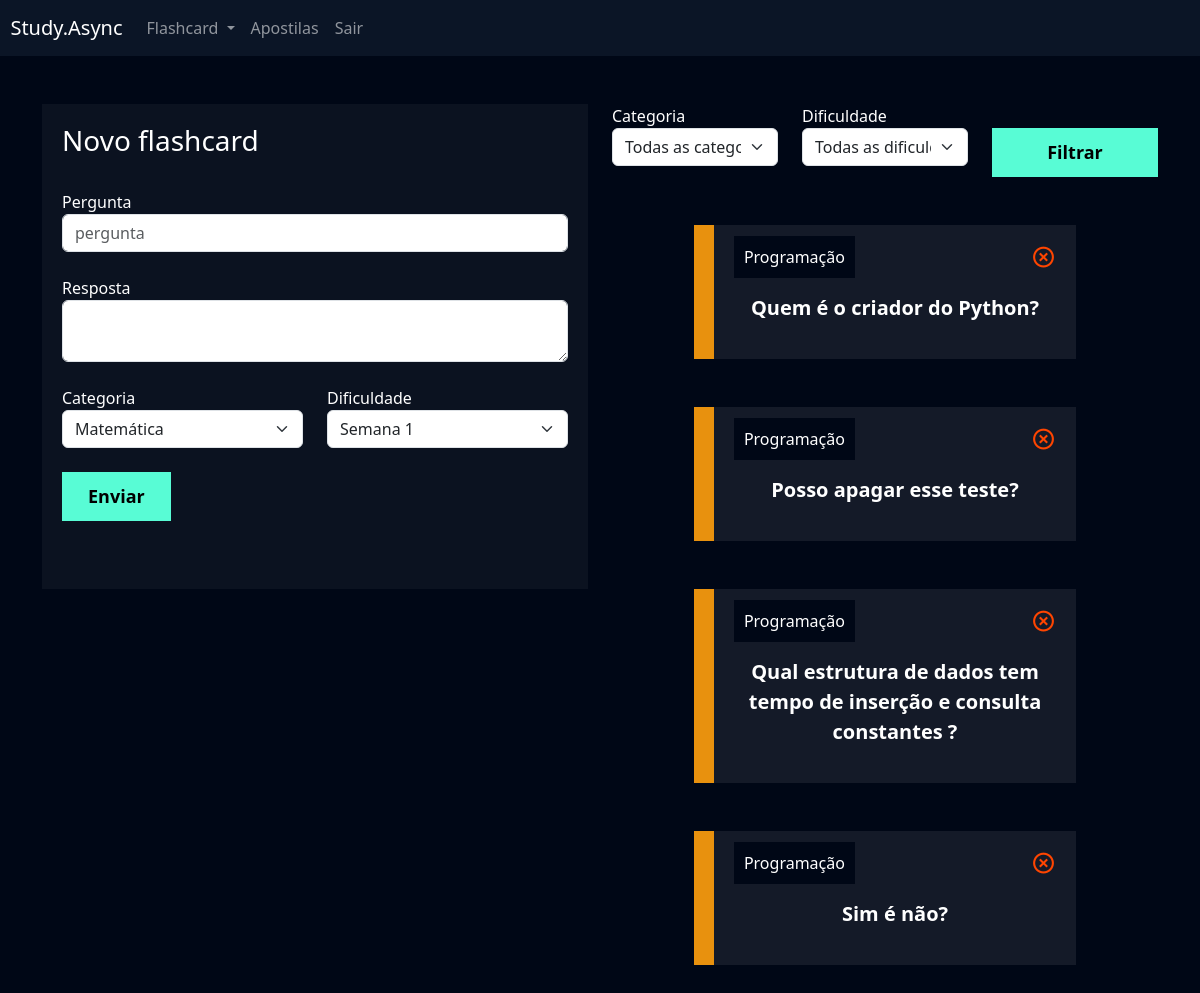
/flashcard/novo_flashcard/ (signed in), run on an earlier commit of the app's database.
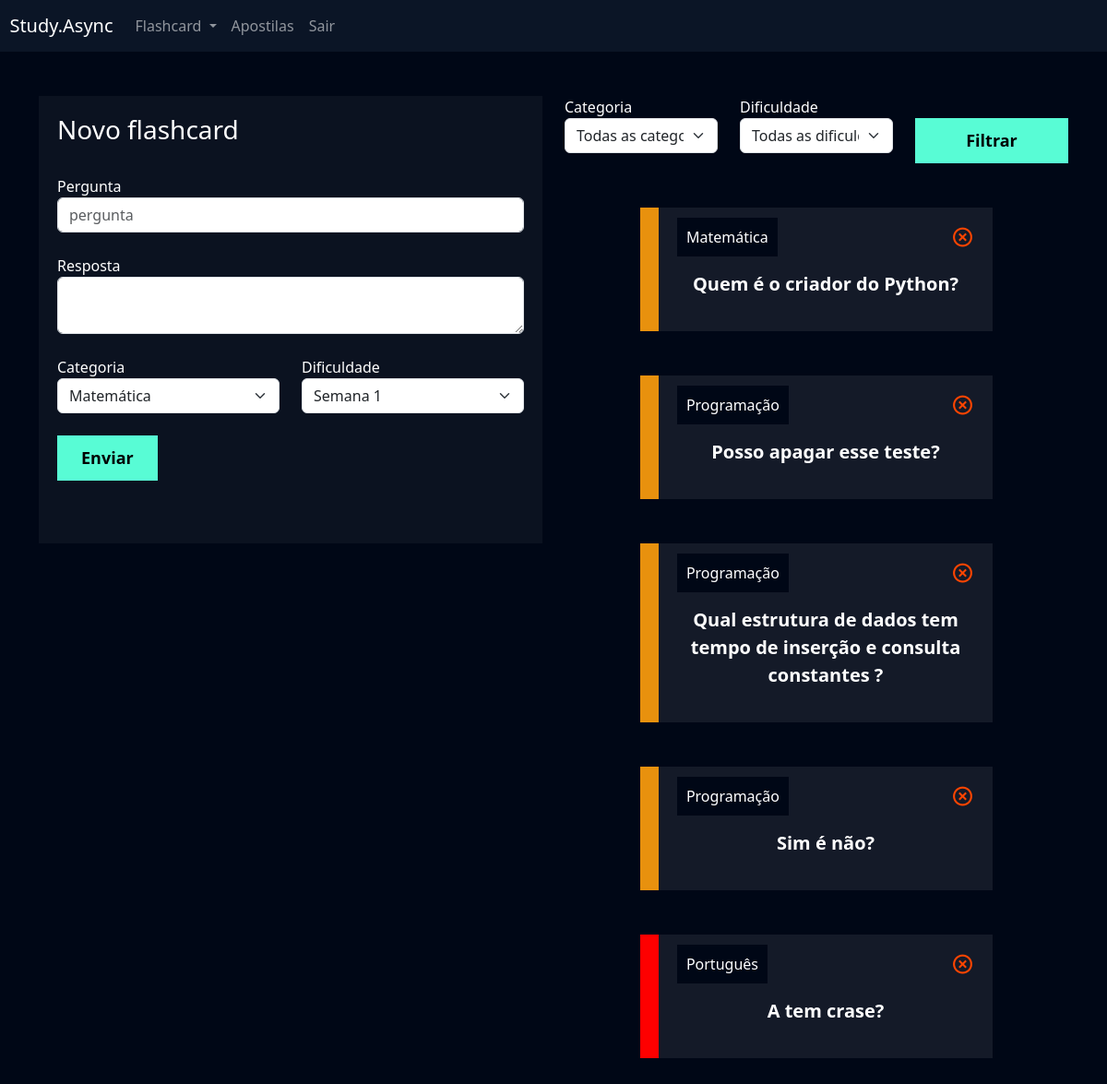
And on a later commit of the database.
### flashcard/models.py (models this page shows, shortened)
class Flashcard(models.Model):
    DIFICULDADE_CHOICES = (('1', 'Semana 1'), ('2', 'Semana 2'), ('3', 'Semana 3'), ('4', 'Semana 4'), ('5', 'Semana 5'), ('6', 'Semana 6'), ('7', 'Semana 7'), ('8', 'Semana 8'), ('9', 'Semana 9'))
    user = models.ForeignKey(User, on_delete=models.DO_NOTHING)
    pergunta = models.CharField(max_length=100)
    resposta = models.TextField()
    categoria = models.ForeignKey(Categoria, on_delete=models.DO_NOTHING)
    dificuldade = models.CharField(max_length=1, choices=DIFICULDADE_CHOICES)
    @property
    def css_dificuldade(self):
        if self.dificuldade == 'F':
            return 'flashcard-facil'
        elif self.dificuldade == 'M':
            return 'flashcard-medio'
        elif self.dificuldade == 'D':
            return 'flashcard-dificil'

class Categoria(models.Model):
    nome = models.CharField(max_length=20)
    def __str__(self):
        return self.nome

### flashcard/views.py (the view, shortened to what this page needs)
# urls.py: path('novo_flashcard/', views.novo_flashcard, name='novo_flashcard'),
def novo_flashcard(request):
    if not request.user.is_authenticated:
        return redirect('/usuarios/login')
    if request.method == 'GET':
        categorias = Categoria.objects.all()
        dificuldades = Flashcard.DIFICULDADE_CHOICES
        flashcards = Flashcard.objects.all()
        categoria_filtrar = request.GET.get('categoria')
        dificuldade_filtrar = request.GET.get('dificuldade')
        if categoria_filtrar:
            flashcards = flashcards.filter(categoria__id=categoria_filtrar)
        if dificuldade_filtrar:
            flashcards = flashcards.filter(dificuldade=dificuldade_filtrar)
        return render(
            request,
            'novo_flashcard.html',
            {
                'categorias': categorias,
                'dificuldades': dificuldades,
                'flashcards': flashcards
            }
        )

### flashcard/templates/novo_flashcard.html (shortened to what this page needs)
{% extends "base.html" %}
{% load static %}
{% block 'cabecalho' %}
    <link href="{% static 'usuarios/css/cadastro.css' %}" rel="stylesheet">
    <link href='https://unpkg.com/boxicons@2.1.4/css/boxicons.min.css' rel='stylesheet'>
    <link href="{% static 'flashcard/css/novo_flashcard.css' %}" rel="stylesheet">
{% endblock 'cabecalho' %}
{% block 'conteudo' %}
    {% include "partials/header.html" %}
    <div class="container">
        <br>
        <br>
        <div class="row">
            <div class="col-md">
                <div class="box-form">
                    <form action="{% url 'novo_flashcard' %}" method="POST"> {% csrf_token %}
                        <h3>Novo flashcard</h3>
                        <br>
                        <label>Pergunta</label>
                        <input type="text" class="form-control" placeholder="pergunta" name="pergunta">
                        <br>
                        <label>Resposta</label>
                        <textarea class="form-control" name="resposta"></textarea>
                        <br>
                        <div class="row">
                                <div class="col-md">
                                    <label for="">Categoria</label>
                                    <select class="form-select" name="categoria">
                                        {% for categoria in categorias %}
                                            <option value="{{categoria.id}}">{{categoria.nome}}</option>
                                        {% endfor %}
                                    </select>
                                </div>
                                <div class="col-md">
                                    <label for="">Dificuldade</label>
                                    <select class="form-select" name="dificuldade">
                                        {% for dificuldade in dificuldades %}
                                            <option value="{{dificuldade.0}}">{{dificuldade.1}}</option>
                                        {% endfor %}
                                    </select>
                                </div>
                        </div>
                        <br>
                        <input type="submit" value="Enviar" class="btn-cadastro">
                        <br>
                        <br>
                        <br>
                    </form>
                </div>
            </div>
            <div class="col-md">
                <form action="{% url 'novo_flashcard' %}" method="GET"> {% csrf_token %}
                    <div class="row">
                        <div class="col-md">
                            <label for="">Categoria</label>
                            <select name="categoria" id="" class="form-select">
                                <option value="">Todas as categorias</option>
                            </select>
                        </div>
                        <div class="col-md">
                            <label for="">Dificuldade</label>
                            <select name="dificuldade" id="" class="form-select">
                                <option value="">Todas as dificuldades</option>
                            </select>
                        </div>
                        <div class="col-md">
                            <br>
                            <input type="submit" style="width: 100%" value="Filtrar" class="btn-cadastro">
                        </div>
                    </div>
                </form>
                <br>
                <br>
                {% for flash in flashcards %}
                    <div class="box-new-flashcard"  onclick="flip_card({{flash.id}})">
                        <div class="flashcard {{flash.css_dificuldade}}">
                            <div class="flashcard-categoria">
                                {{flash.categoria}}
                            </div>
                            <a href="{% url 'deletar_flashcard' flash.id %}"><i class='icone-exit bx bx-x-circle'></i></a>
                            <br>
                            <br>
                            <div class="flashcard-box-item">
                                <p class="flashcard-item">{{flash.pergunta}}</p>
                            </div>
                        </div>
                    </div>
                    <br>
                    <br>
                {% endfor %}
            </div>
        </div>
    </div>
{% endblock 'conteudo' %}

### templates/base.html (shortened to what this page needs)
{% load static %}
<!doctype html>
<html lang="en">
    <head>
        <link href="https://cdn.jsdelivr.net/npm/bootstrap@5.3.2/dist/css/bootstrap.min.css" rel="stylesheet">
        <link href="{% static 'geral/css/base.css' %}" rel="stylesheet">
        {% block 'cabecalho' %} {% endblock %}
    </head>
    <body>
        {% block 'conteudo' %}{% endblock %}
    </body>
</html>

### templates/partials/header.html (shortened to what this page needs)
<nav style="background-color: var(--main-color)" class="navbar navbar-expand-lg navbar-dark">
    <a class="navbar-brand" href="{% url 'home' %}">&nbsp&nbspStudy.Async</a>
    <div class="collapse navbar-collapse" id="navbarNav">
      <ul class="navbar-nav">
        <li class="nav-item dropdown">
          <a class="nav-link dropdown-toggle" href="#" id="navbarDropdown" role="button" data-bs-toggle="dropdown" aria-expanded="false">
            Flashcard
          </a>
        </li>
        <li class="nav-item">
          <a class="nav-link" href="{% url 'adicionar_apostilas' %}">Apostilas</a>
        </li>
        <li class="nav-item">
          <a class="nav-link" href="{% url 'logout' %}">Sair</a>
        </li>
      </ul>
    </div>
  </nav>

### templates/static/geral/css/base.css (style rules this page uses)
:root { --main-color: #0b1526; --dark-color: #000716; --secondary-dark-color: rgb(15, 2, 26); --light-color: #00c1f3; --contrast-color: #f4c96b; --differential-color: #58fcd5; }
body { background-color: var(--dark-color) !important; color: white !important; }

### templates/static/usuarios/css/cadastro.css (style rules this page uses)
* { margin: 0; padding: 0; }
.box-form { padding: 20px; background-color: rgba(217,217,217, .05); color: white !important; }
.btn-cadastro { padding: 10px; background-color: #58fcd5; border: none; border: 1px solid #58fcd5; font-size: 18px; font-weight: bold; padding-left: 25px; padding-right: 25px; }

### templates/static/flashcard/css/novo_flashcard.css (style rules this page uses)
.box-new-flashcard { width: 70%; margin: auto; }
.flashcard { background-color: rgba(255, 255, 255, .08); padding: 20px; }
.flashcard-box-item { text-align: center; }
.flashcard p { font-size: 20px; font-weight: bold; cursor: pointer; }
.flashcard-medio { border-left: 20px solid #E8910E; }
.flashcard-dificil { border-left: 20px solid #FE0000; }
.flashcard-categoria { background-color: var(--dark-color); display: inline; padding: 10px; }
.icone-exit { float: right; font-size: 25px; color: orangered; }

What changed in the data, as far as the page shows it:
changed Flashcard "Quem é o criador do Python?": categoria "Programação" → "Matemática"
added Flashcard: categoria "Português", pergunta "A tem crase?", dificuldade "D" (drawn)
